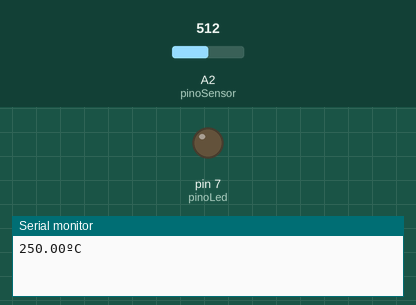
Recording of a sketch running on a simulated Arduino Uno, built with avr-gcc and run on an emulated ATmega328P. On the bench: output pins drawn as LEDs (lit = HIGH), the last lines printed to the serial monitor. The inputs (shaded band) are chosen by the test bench; at power-on: A2 (pinoSensor) = 512.

Above: at 0.1 s.
At 0.6 s:
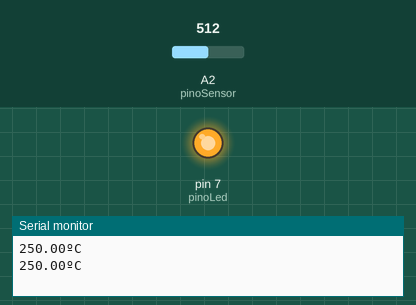
Timing chart, 0 to 2.1 s (numbered marks = the images above):
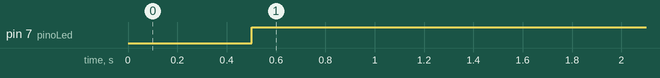

Measured:
- by itself, pin 7 (pinoLed): LOW → HIGH at 0.50 s

The sketch:

arduino.ino
```cpp
const int pinoSensor = A2; // pino sensor
const int pinoLed = 7;
float temp = 0; // variavel temperatura

void setup() {
  Serial.begin(19200);
  pinMode(pinoLed, OUTPUT);
}

void loop() {
  // le temperatura do sensor
  temp = analogRead(pinoSensor) * 0.0048828125 * 100;

  // imprime temperatura no monitor serial
  Serial.println(String(temp) + "ºC");

  delay(500);

  // controla se led esta ligado ou desligado dependendo da temperatura
  if(temp <= 27) {
    digitalWrite(pinoLed, LOW);
  } else if(temp > 27) {
    digitalWrite(pinoLed, HIGH);
  }
}
```
